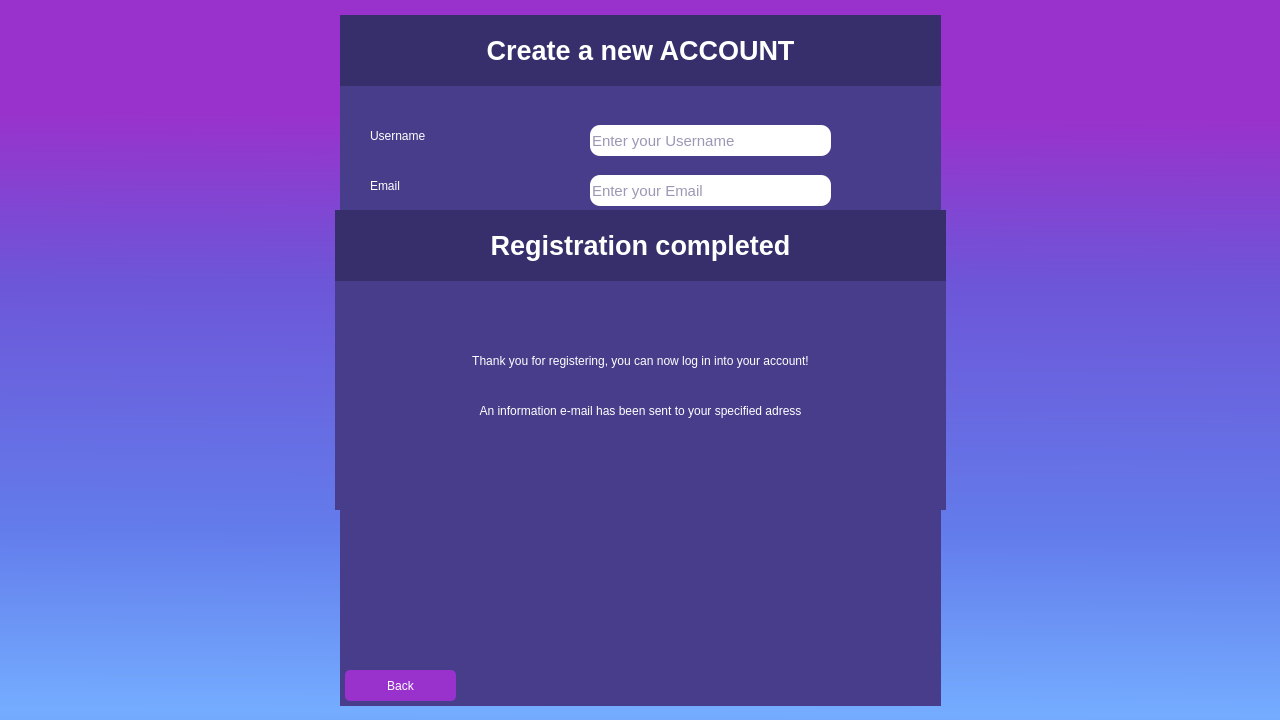
<?xml version="1.0" encoding="UTF-8"?>
<ui version="4.0">
 <class>TriviadorGameClass</class>
 <widget class="QMainWindow" name="TriviadorGameClass">
  <property name="geometry">
   <rect>
    <x>0</x>
    <y>0</y>
    <width>1280</width>
    <height>720</height>
   </rect>
  </property>
  <property name="minimumSize">
   <size>
    <width>1280</width>
    <height>720</height>
   </size>
  </property>
  <property name="maximumSize">
   <size>
    <width>1280</width>
    <height>720</height>
   </size>
  </property>
  <property name="windowTitle">
   <string>TriviadorGame</string>
  </property>
  <property name="styleSheet">
   <string notr="true">background-color: qlineargradient(spread:reflect, x1:0.988636, y1:0.995, x2:1, y2:0, stop:0 rgba(116, 172, 255, 255), stop:0.251894 rgba(99, 124, 235, 255), stop:0.598485 rgba(109, 86, 216, 255), stop:0.831439 rgba(153, 50, 204, 255));</string>
  </property>
  <widget class="QWidget" name="centralWidget">
   <widget class="QWidget" name="LoginForm" native="true">
    <property name="geometry">
     <rect>
      <x>410</x>
      <y>70</y>
      <width>461</width>
      <height>581</height>
     </rect>
    </property>
    <property name="styleSheet">
     <string notr="true">background-color: rgb(72, 61, 139);</string>
    </property>
    <widget class="QLabel" name="LoginTitle">
     <property name="geometry">
      <rect>
       <x>0</x>
       <y>0</y>
       <width>461</width>
       <height>61</height>
      </rect>
     </property>
     <property name="styleSheet">
      <string notr="true">background-color: rgb(55, 47, 107);</string>
     </property>
     <property name="text">
      <string>&lt;html&gt;&lt;head/&gt;&lt;body&gt;&lt;p align=&quot;center&quot;&gt;&lt;span style=&quot; font-size:20pt; font-weight:700; color:#ffffff;&quot;&gt;Log into your ACCOUNT&lt;/span&gt;&lt;/p&gt;&lt;/body&gt;&lt;/html&gt;</string>
     </property>
    </widget>
    <widget class="QLineEdit" name="LoginUsernameField">
     <property name="geometry">
      <rect>
       <x>160</x>
       <y>90</y>
       <width>241</width>
       <height>31</height>
      </rect>
     </property>
     <property name="font">
      <font>
       <family>Segoe UI</family>
       <pointsize>11</pointsize>
       <italic>false</italic>
       <bold>false</bold>
      </font>
     </property>
     <property name="layoutDirection">
      <enum>Qt::LeftToRight</enum>
     </property>
     <property name="styleSheet">
      <string notr="true">font: 11pt &quot;Segoe UI&quot;;
background-color: rgb(255, 255, 255);
color: rgb(55, 47, 107);
border: 2px;
border-radius: 10px;
</string>
     </property>
     <property name="text">
      <string/>
     </property>
     <property name="placeholderText">
      <string>Enter your Username</string>
     </property>
    </widget>
    <widget class="QLineEdit" name="LoginPasswordField">
     <property name="geometry">
      <rect>
       <x>160</x>
       <y>141</y>
       <width>241</width>
       <height>31</height>
      </rect>
     </property>
     <property name="styleSheet">
      <string notr="true">font: 11pt &quot;Segoe UI&quot;;
background-color: rgb(255, 255, 255);
color: rgb(55, 47, 107);
border: 2px;
border-radius: 10px;</string>
     </property>
     <property name="text">
      <string/>
     </property>
     <property name="echoMode">
      <enum>QLineEdit::Password</enum>
     </property>
     <property name="placeholderText">
      <string>Enter your Password</string>
     </property>
    </widget>
    <widget class="QPushButton" name="LoginButton">
     <property name="geometry">
      <rect>
       <x>180</x>
       <y>200</y>
       <width>111</width>
       <height>31</height>
      </rect>
     </property>
     <property name="cursor">
      <cursorShape>ArrowCursor</cursorShape>
     </property>
     <property name="contextMenuPolicy">
      <enum>Qt::DefaultContextMenu</enum>
     </property>
     <property name="styleSheet">
      <string notr="true">color: rgb(255, 255, 255);
font: 700 14pt &quot;Segoe UI&quot;;
background-color: rgb(48, 180, 33);
border: 1px;
border-radius: 5px;
</string>
     </property>
     <property name="text">
      <string>Login</string>
     </property>
     <property name="flat">
      <bool>false</bool>
     </property>
    </widget>
    <widget class="QPushButton" name="LoginRegisterButton">
     <property name="geometry">
      <rect>
       <x>180</x>
       <y>460</y>
       <width>111</width>
       <height>31</height>
      </rect>
     </property>
     <property name="styleSheet">
      <string notr="true">background-color: rgb(153, 50, 204);
color: rgb(255, 255, 255);
font: 700 14pt &quot;Segoe UI&quot;;
border: 1px;
border-radius: 5px;</string>
     </property>
     <property name="text">
      <string>Register</string>
     </property>
    </widget>
    <widget class="QLabel" name="LoginUsernameLabel">
     <property name="geometry">
      <rect>
       <x>30</x>
       <y>90</y>
       <width>111</width>
       <height>21</height>
      </rect>
     </property>
     <property name="styleSheet">
      <string notr="true">font: 700 15pt &quot;Segoe UI&quot;;

color: rgb(255, 255, 255);
</string>
     </property>
     <property name="text">
      <string>Username</string>
     </property>
    </widget>
    <widget class="QLabel" name="LoginPasswordLabel">
     <property name="geometry">
      <rect>
       <x>30</x>
       <y>140</y>
       <width>111</width>
       <height>21</height>
      </rect>
     </property>
     <property name="styleSheet">
      <string notr="true">font: 700 15pt &quot;Segoe UI&quot;;
color: rgb(255, 255, 255);
</string>
     </property>
     <property name="text">
      <string>Password</string>
     </property>
    </widget>
    <widget class="QLabel" name="LoginRegisterLabel">
     <property name="geometry">
      <rect>
       <x>70</x>
       <y>420</y>
       <width>331</width>
       <height>31</height>
      </rect>
     </property>
     <property name="styleSheet">
      <string notr="true">font: 14pt &quot;Segoe UI&quot;;
color: rgb(255, 255, 255);</string>
     </property>
     <property name="text">
      <string>Don't have an account? Register now!</string>
     </property>
    </widget>
    <widget class="QLabel" name="LoginErrorLabel">
     <property name="geometry">
      <rect>
       <x>8</x>
       <y>300</y>
       <width>451</width>
       <height>81</height>
      </rect>
     </property>
     <property name="styleSheet">
      <string notr="true">font: 700 16pt &quot;Segoe UI&quot;;
color: rgb(255, 60, 60);</string>
     </property>
     <property name="text">
      <string/>
     </property>
     <property name="alignment">
      <set>Qt::AlignCenter</set>
     </property>
    </widget>
   </widget>
   <widget class="QWidget" name="RegisterForm" native="true">
    <property name="geometry">
     <rect>
      <x>340</x>
      <y>15</y>
      <width>601</width>
      <height>691</height>
     </rect>
    </property>
    <property name="styleSheet">
     <string notr="true">background-color: rgb(72, 61, 139);</string>
    </property>
    <widget class="QLabel" name="RegisterTitle">
     <property name="geometry">
      <rect>
       <x>0</x>
       <y>0</y>
       <width>601</width>
       <height>71</height>
      </rect>
     </property>
     <property name="styleSheet">
      <string notr="true">background-color: rgb(55, 47, 107);</string>
     </property>
     <property name="text">
      <string>&lt;html&gt;&lt;head/&gt;&lt;body&gt;&lt;p align=&quot;center&quot;&gt;&lt;span style=&quot; font-size:20pt; font-weight:700; color:#ffffff;&quot;&gt;Create a new ACCOUNT&lt;/span&gt;&lt;/p&gt;&lt;/body&gt;&lt;/html&gt;</string>
     </property>
    </widget>
    <widget class="QLabel" name="RegisterPasswordLabel">
     <property name="geometry">
      <rect>
       <x>30</x>
       <y>210</y>
       <width>191</width>
       <height>21</height>
      </rect>
     </property>
     <property name="styleSheet">
      <string notr="true">font: 700 15pt &quot;Segoe UI&quot;;
color: rgb(255, 255, 255);
</string>
     </property>
     <property name="text">
      <string>Password</string>
     </property>
    </widget>
    <widget class="QLabel" name="RegisterUsernameLabel">
     <property name="geometry">
      <rect>
       <x>30</x>
       <y>110</y>
       <width>191</width>
       <height>21</height>
      </rect>
     </property>
     <property name="styleSheet">
      <string notr="true">font: 700 15pt &quot;Segoe UI&quot;;

color: rgb(255, 255, 255);
</string>
     </property>
     <property name="text">
      <string>Username</string>
     </property>
    </widget>
    <widget class="QLineEdit" name="RegisterUsernameField">
     <property name="geometry">
      <rect>
       <x>250</x>
       <y>110</y>
       <width>241</width>
       <height>31</height>
      </rect>
     </property>
     <property name="font">
      <font>
       <family>Segoe UI</family>
       <pointsize>11</pointsize>
       <italic>false</italic>
       <bold>false</bold>
      </font>
     </property>
     <property name="layoutDirection">
      <enum>Qt::LeftToRight</enum>
     </property>
     <property name="styleSheet">
      <string notr="true">font: 11pt &quot;Segoe UI&quot;;
background-color: rgb(255, 255, 255);
color: rgb(55, 47, 107);
border: 2px;
border-radius: 10px;</string>
     </property>
     <property name="text">
      <string/>
     </property>
     <property name="placeholderText">
      <string>Enter your Username</string>
     </property>
    </widget>
    <widget class="QLineEdit" name="RegisterPasswordField">
     <property name="geometry">
      <rect>
       <x>250</x>
       <y>210</y>
       <width>241</width>
       <height>31</height>
      </rect>
     </property>
     <property name="styleSheet">
      <string notr="true">font: 11pt &quot;Segoe UI&quot;;
background-color: rgb(255, 255, 255);
color: rgb(55, 47, 107);
border: 2px;
border-radius: 10px;</string>
     </property>
     <property name="text">
      <string/>
     </property>
     <property name="echoMode">
      <enum>QLineEdit::Password</enum>
     </property>
     <property name="placeholderText">
      <string>Enter your Password</string>
     </property>
    </widget>
    <widget class="QLabel" name="RegisterConfirmpasswordLabel">
     <property name="geometry">
      <rect>
       <x>30</x>
       <y>260</y>
       <width>191</width>
       <height>21</height>
      </rect>
     </property>
     <property name="styleSheet">
      <string notr="true">font: 700 15pt &quot;Segoe UI&quot;;
color: rgb(255, 255, 255);
</string>
     </property>
     <property name="text">
      <string>Confirm Password</string>
     </property>
    </widget>
    <widget class="QLabel" name="RegisterEmailLabel">
     <property name="geometry">
      <rect>
       <x>30</x>
       <y>160</y>
       <width>191</width>
       <height>21</height>
      </rect>
     </property>
     <property name="styleSheet">
      <string notr="true">font: 700 15pt &quot;Segoe UI&quot;;

color: rgb(255, 255, 255);
</string>
     </property>
     <property name="text">
      <string>Email</string>
     </property>
    </widget>
    <widget class="QLineEdit" name="RegisterEmailField">
     <property name="geometry">
      <rect>
       <x>250</x>
       <y>160</y>
       <width>241</width>
       <height>31</height>
      </rect>
     </property>
     <property name="font">
      <font>
       <family>Segoe UI</family>
       <pointsize>11</pointsize>
       <italic>false</italic>
       <bold>false</bold>
      </font>
     </property>
     <property name="contextMenuPolicy">
      <enum>Qt::DefaultContextMenu</enum>
     </property>
     <property name="layoutDirection">
      <enum>Qt::LeftToRight</enum>
     </property>
     <property name="styleSheet">
      <string notr="true">font: 11pt &quot;Segoe UI&quot;;
background-color: rgb(255, 255, 255);
color: rgb(55, 47, 107);
border: 2px;
border-radius: 10px;</string>
     </property>
     <property name="text">
      <string/>
     </property>
     <property name="placeholderText">
      <string>Enter your Email</string>
     </property>
    </widget>
    <widget class="QLineEdit" name="RegisterConfirmPassword">
     <property name="geometry">
      <rect>
       <x>250</x>
       <y>260</y>
       <width>241</width>
       <height>31</height>
      </rect>
     </property>
     <property name="styleSheet">
      <string notr="true">font: 11pt &quot;Segoe UI&quot;;
background-color: rgb(255, 255, 255);
color: rgb(55, 47, 107);
border: 2px;
border-radius: 10px;</string>
     </property>
     <property name="text">
      <string/>
     </property>
     <property name="echoMode">
      <enum>QLineEdit::Password</enum>
     </property>
     <property name="placeholderText">
      <string>Confirm your Password</string>
     </property>
    </widget>
    <widget class="QPushButton" name="RegisterButton">
     <property name="geometry">
      <rect>
       <x>245</x>
       <y>350</y>
       <width>111</width>
       <height>31</height>
      </rect>
     </property>
     <property name="styleSheet">
      <string notr="true">background-color: rgb(48, 180, 33);
color: rgb(255, 255, 255);
font: 700 14pt &quot;Segoe UI&quot;;
border: 1px;
border-radius: 5px;
</string>
     </property>
     <property name="text">
      <string>Register</string>
     </property>
    </widget>
    <widget class="QPushButton" name="RegisterBackButton">
     <property name="geometry">
      <rect>
       <x>5</x>
       <y>655</y>
       <width>111</width>
       <height>31</height>
      </rect>
     </property>
     <property name="styleSheet">
      <string notr="true">background-color: rgb(153, 50, 204);
color: rgb(255, 255, 255);
font: 700 14pt &quot;Segoe UI&quot;;
border: 1px;
border-radius: 5px;
</string>
     </property>
     <property name="text">
      <string>Back</string>
     </property>
     <property name="autoDefault">
      <bool>false</bool>
     </property>
     <property name="default">
      <bool>false</bool>
     </property>
     <property name="flat">
      <bool>false</bool>
     </property>
    </widget>
    <widget class="QLabel" name="RegisterErrorLabel">
     <property name="geometry">
      <rect>
       <x>0</x>
       <y>400</y>
       <width>591</width>
       <height>241</height>
      </rect>
     </property>
     <property name="styleSheet">
      <string notr="true">font: 700 16pt &quot;Segoe UI&quot;;
color: rgb(255, 60, 60);</string>
     </property>
     <property name="text">
      <string/>
     </property>
     <property name="alignment">
      <set>Qt::AlignCenter</set>
     </property>
    </widget>
    <zorder>RegisterPasswordLabel</zorder>
    <zorder>RegisterUsernameLabel</zorder>
    <zorder>RegisterUsernameField</zorder>
    <zorder>RegisterPasswordField</zorder>
    <zorder>RegisterConfirmpasswordLabel</zorder>
    <zorder>RegisterEmailLabel</zorder>
    <zorder>RegisterEmailField</zorder>
    <zorder>RegisterConfirmPassword</zorder>
    <zorder>RegisterButton</zorder>
    <zorder>RegisterBackButton</zorder>
    <zorder>RegisterTitle</zorder>
    <zorder>RegisterErrorLabel</zorder>
   </widget>
   <widget class="QWidget" name="RegistrationConfirmationForm" native="true">
    <property name="geometry">
     <rect>
      <x>335</x>
      <y>210</y>
      <width>611</width>
      <height>300</height>
     </rect>
    </property>
    <property name="styleSheet">
     <string notr="true">background-color: rgb(72, 61, 139);</string>
    </property>
    <widget class="QLabel" name="RegistrationConfirmationTitle">
     <property name="geometry">
      <rect>
       <x>0</x>
       <y>0</y>
       <width>611</width>
       <height>71</height>
      </rect>
     </property>
     <property name="styleSheet">
      <string notr="true">background-color: rgb(55, 47, 107);</string>
     </property>
     <property name="text">
      <string>&lt;html&gt;&lt;head/&gt;&lt;body&gt;&lt;p align=&quot;center&quot;&gt;&lt;span style=&quot; font-size:20pt; font-weight:700; color:#ffffff;&quot;&gt;Registration completed&lt;/span&gt;&lt;/p&gt;&lt;/body&gt;&lt;/html&gt;</string>
     </property>
    </widget>
    <widget class="QLabel" name="RegistrationConfirmationText">
     <property name="geometry">
      <rect>
       <x>0</x>
       <y>120</y>
       <width>611</width>
       <height>61</height>
      </rect>
     </property>
     <property name="styleSheet">
      <string notr="true">font: 700 15pt &quot;Segoe UI&quot;;

color: rgb(255, 255, 255);
</string>
     </property>
     <property name="text">
      <string>Thank you for registering, you can now log in into your account!</string>
     </property>
     <property name="alignment">
      <set>Qt::AlignCenter</set>
     </property>
    </widget>
    <widget class="QLabel" name="RegistrationConfirmationText_2">
     <property name="geometry">
      <rect>
       <x>0</x>
       <y>170</y>
       <width>611</width>
       <height>61</height>
      </rect>
     </property>
     <property name="styleSheet">
      <string notr="true">font: 700 15pt &quot;Segoe UI&quot;;

color: rgb(255, 255, 255);
</string>
     </property>
     <property name="text">
      <string>An information e-mail has been sent to your specified adress</string>
     </property>
     <property name="alignment">
      <set>Qt::AlignCenter</set>
     </property>
    </widget>
   </widget>
  </widget>
 </widget>
 <layoutdefault spacing="6" margin="11"/>
 <resources>
  <include location="TriviadorGame.qrc"/>
 </resources>
 <connections/>
</ui>
